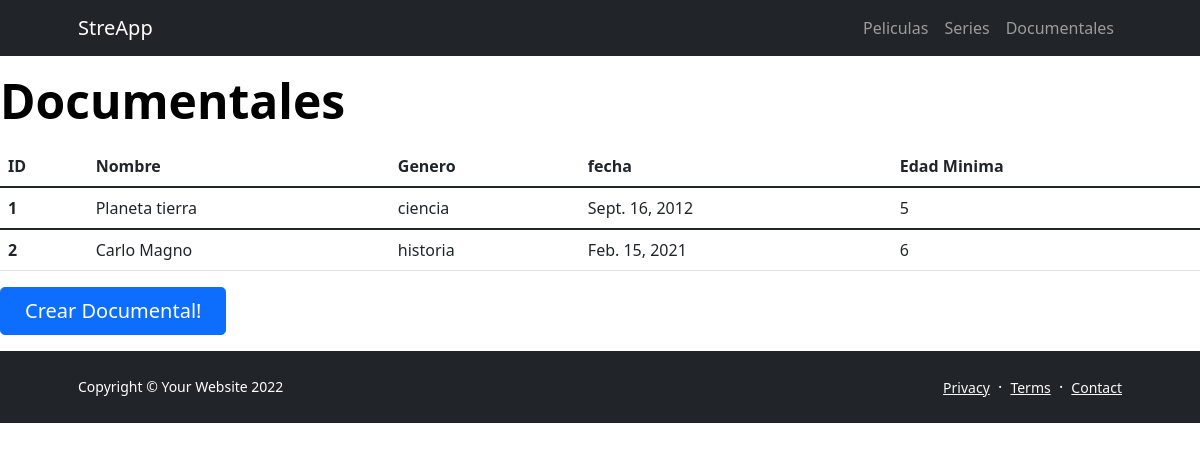
Screenshot of /streapp/documentales/ with the database file from the repository.
### streapp/models.py (models this page shows, shortened)
class Documentales(models.Model):
    nombre = models.CharField(max_length=128)
    genero = models.CharField(max_length=128)
    fecha = models.DateField()
    aptoPara = models.IntegerField()

### streapp/views.py (the view)
def documentales(request):
        listas = Documentales.objects.all()
        return render(request, "streapp/documentales.html", {"listas":listas})

### streapp/templates/streapp/documentales.html (shortened to what this page needs)
{% extends "streapp/plantilla_base.html" %}
{% block contenido_base %}
<h1 class="display-5 fw-bolder text-black mb-2">Documentales</h1>
<table class="table">
    <thead>
      <tr>
        <th scope="col">ID</th>
        <th scope="col">Nombre</th>
        <th scope="col">Genero</th>
        <th scope="col">fecha</th>
        <th scope="col">Edad Minima</th>
      </tr>
    </thead>
    <tbody>
    {% for lista in listas %}
      <tr>
        <th scope="row">{{lista.id}}</th>
        <td>{{lista.nombre}}</td>
        <td>{{lista.genero}}</td>
        <td>{{lista.fecha}}</td>
        <td>{{lista.aptoPara}}</td>
      </tr>
    </tbody>
    {% endfor %}
  </table>
<a class="btn btn-primary btn-lg px-4 me-sm-3" href="{% url 'form_documentales' %}">Crear Documental!</a>
{% endblock contenido_base %}}

### rows the page displays
Documentales: id "1", nombre "Planeta tierra", genero "ciencia", fecha "Sept. 16, 2012", aptoPara "5"
Documentales: id "2", nombre "Carlo Magno", genero "historia", fecha "Feb. 15, 2021", aptoPara "6"
